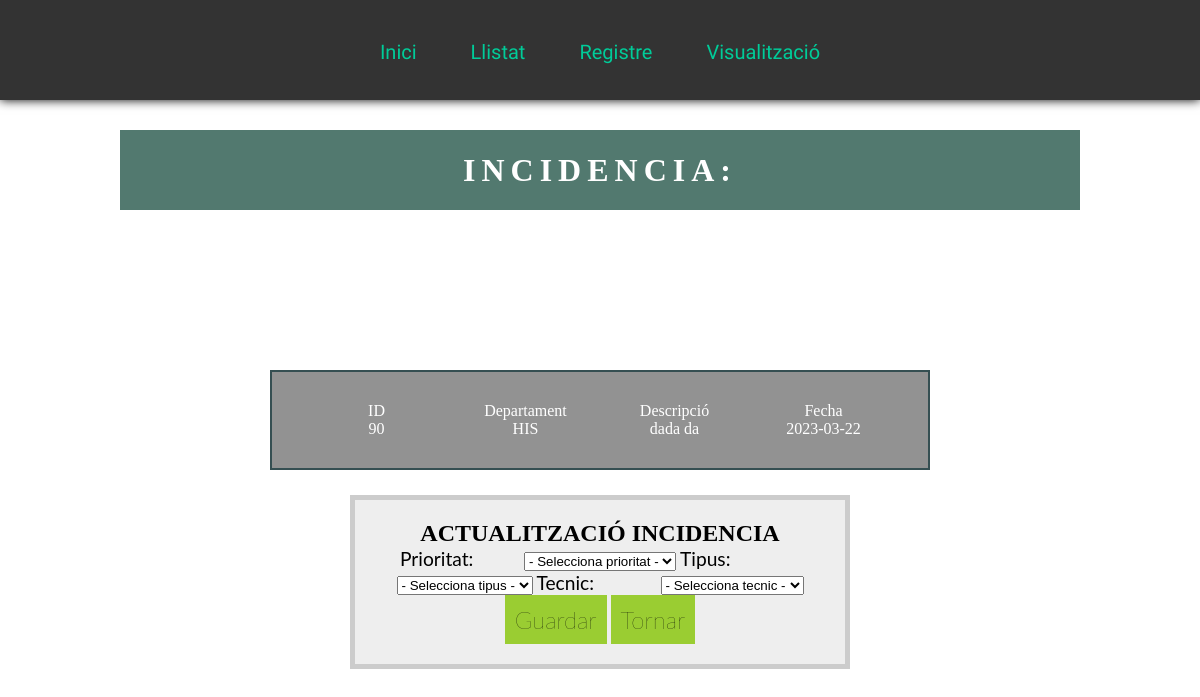
The page /editarIncidencia.php?idInc=90 on the database its author committed.
### tables this page shows
CREATE TABLE `INCIDENCIA` (
  `idInc` int(10) NOT NULL,
  `data` timestamp NOT NULL DEFAULT current_timestamp() ON UPDATE current_timestamp(),
  `prioritat` enum('Alta','Baixa','Mitja') DEFAULT NULL,
  `descripcio` varchar(500) DEFAULT NULL,
  `dataFi` date DEFAULT NULL,
  `tipus` int(10) DEFAULT NULL,
  `tecnic` int(10) DEFAULT NULL,
  `departament` varchar(5) DEFAULT NULL
);

### www/editarIncidencia.php (the view, shortened to what this page needs)
<?php
$mysqli = include_once "conexion.php";
?>
<!DOCTYPE html>
<html lang="en">
<head>
    <link rel="stylesheet" href="css/estilos.css">
</head>
<body>
<?php
include_once "encabezado.php";
$id = $_GET["idInc"];
$sentencia = $mysqli->prepare("SELECT idInc, DATE(data) as data,prioritat, descripcio, tipus, tecnic, departament FROM INCIDENCIA WHERE idInc = ?");
$sentencia->bind_param("i", $id);
$sentencia->execute();
$result = $sentencia->get_result();
$INCIDENCIA = $result->fetch_assoc();
?>
<h1>INCIDENCIA: </h1>
<div class="grid">
    <div class="container-grid">
        <span class="id">ID</span>
        <span class="depar">Departament</span>
        <span class="desc">Descripció</span>
        <span class="data">Fecha</span>
        <td><p><?php echo $INCIDENCIA["idInc"]; ?> </p></td>
        <td><p><?php echo $INCIDENCIA["departament"]; ?> </p></td>
        <td><p><?php echo $INCIDENCIA["descripcio"]; ?> </p></td>
        <td><p><?php echo $INCIDENCIA["data"]; ?> </p></td>
        </div>
  <div class="edit-group">
  <form action="actualizar.php" method="post">
            <h2>ACTUALITZACIÓ INCIDENCIA</h2>
            <label for="prioritat">Prioritat:</label>
            <select name="prioritat" >
            <option value="selectPrio"> - Selecciona prioritat - </option>
            </select>
            <label for="tipus">Tipus:</label>
            <select name="tipus" >
            <option value="tipus"> - Selecciona tipus - </option>
            </select>
            <label for="tecnic">Tecnic:</label>
            <select name="tecnic" >
            <option value="selectTec"> - Selecciona tecnic - </option>
            </select><br>
                <button class="btn btn-success" href="listar.php">Guardar</button>
                <button class="btn btn-warning" href="listar.php">Tornar</button>
        </div>
    </div>
</body>
</html>

### www/css/estilos.css (style rules this page uses)
* { padding: 0; margin: 0; box-sizing: border-box; }
h1 { display: flex; width: 80%; height: 80px; letter-spacing: 6px; background-color: #52796F; color: white; justify-content: center; align-items: center; margin: auto; margin-top: 30px; margin-bottom: 10px; }
.grid { width: 80%; margin: auto; text-align: center; margin-bottom: 100px; padding: 150px; }
.container-grid { display: grid; grid-template-columns: 1fr 1fr 1fr 1fr; border: 2px solid #354F52; background-color: #929292; color: white; padding: 30px; }
label { width: 120px; display: inline-block; text-align: left; font-size: 1.2rem; font-family: 'Lato'; color: black; }
form { margin: 25px auto; padding: 20px; border: 5px solid #ccc; width: 500px; background: #eee; }
button { padding: 10px; font-size: 1.5rem; font-family: 'Lato'; font-weight: 100; background: yellowgreen; color: black; border: none; }

### rows shown on the page
incidencia: idInc "90", departament "HIS", descripcio "dada da"

### other values the page prints
$INCIDENCIA["data"] "2023-03-22"
